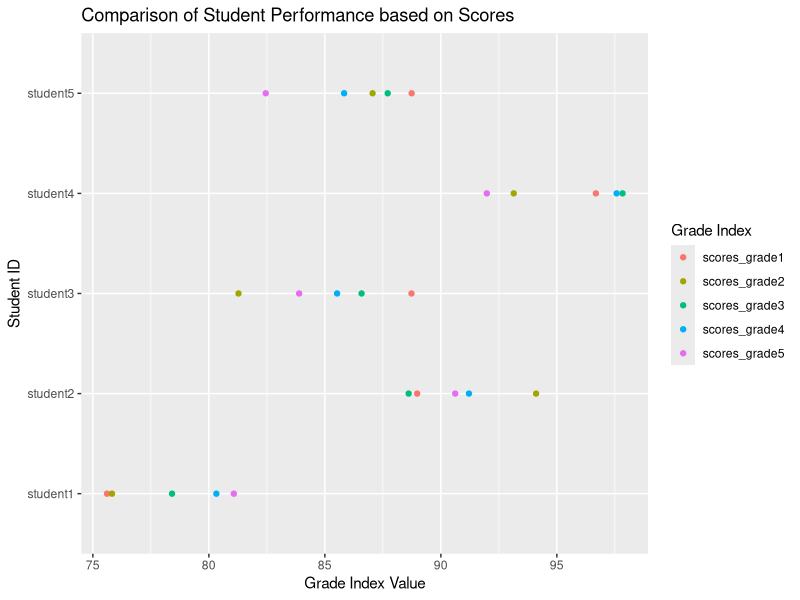

The R script that drew this image:
## ---- chunk 1
knitr::opts_chunk$set(fig.align="center", fig.height=4.5, fig.width=5, collapse=TRUE, comment="", prompt=FALSE, echo = TRUE, cache=F, autodep=TRUE, tidy=TRUE, tidy.opts=list(width.cutoff=50))
options(width=75)
## ---- chunk 2
set.seed(8902) # this sets the seed for random number generation.
# by setting the seed, everybody running the line of code below will
# get the same numbers.
grade = matrix(c(78, 90, 84, 95, 87) + rnorm(n=25, mean=0, sd = 2),nrow = 5)

grade = data.frame(paste(rep("student", 5), 1:5, sep = ''), grade)
names(grade) = c('student_id', paste(rep("scores_grade", 5), 1:5, sep = ''))

## ---- chunk 3
# take a look at the dataset:  
grade
## ---- chunk 4
library(dplyr)
head(iris)

# select the columns that start with 'Sepal'
iris |> select(starts_with('Sepal')) |> head()
## ---- chunk 5
library(ggplot2)
library(dplyr)
library(tidyr)

grade_plot <- grade |>
  group_by(student_id) |>
  select(starts_with('scores_grade')) |>
  pivot_longer(cols = starts_with('scores_grade'), names_to = "scores_grade", values_to = "score_vals")

  
ggplot(grade_plot) +
  geom_point(mapping = aes(x = score_vals, y = student_id, color = scores_grade)) +
  labs(title = "Comparison of Student Performance based on Scores",
       x = "Grade Index Value",
       y = "Student ID",
       color = "Grade Index")
